Frame 1 (no input): blank canvas, image omitted
Frame 60 (the mouse pressed at the canvas centre just before this capture): blank canvas, image omitted
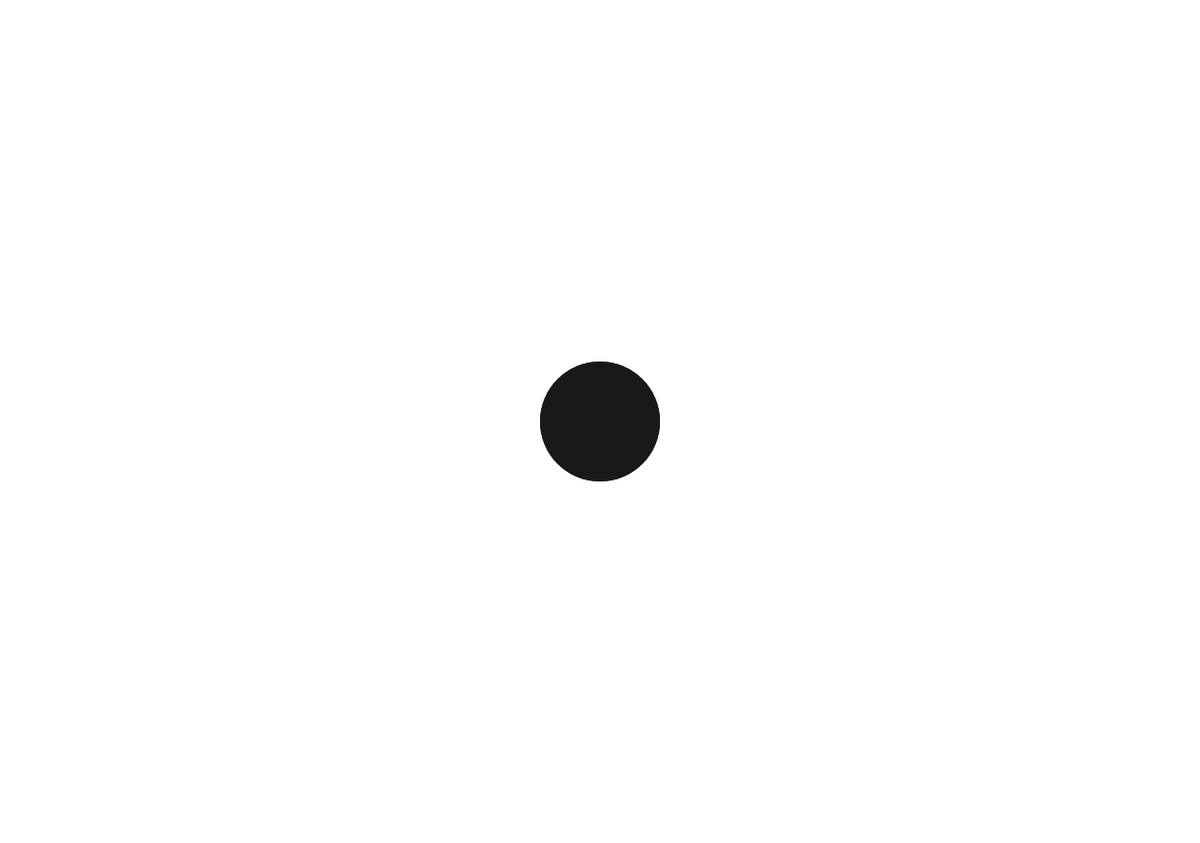
Frame 120 (the mouse held since frame 60 and released just before this capture)

The Processing sketch whose frames 1 and 60 were blank and that drew this single picture after the mouse press (run headless with seeded random() and noise(); from frame 60 on, the mouse is pressed at the canvas centre):

// Processing sketch: mrb_bg
// ── mrb_bg.pde
void setup() {
  size(1280, 900);
  background(255);
  noStroke();
  fill(0, 10);
}

void draw() {
  if (mousePressed) {
    float diameter = width * 0.1;
    ellipse(mouseX, mouseY, diameter, diameter);
  }
}
